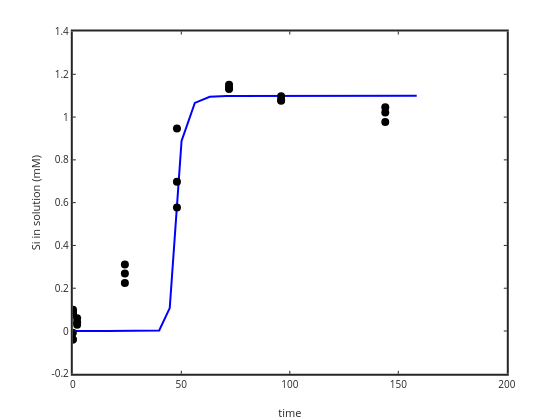

Notebook cell for this chart:
### Code cell
plot(time,1e3*(Siaq),'b-','linewidth',2); ylabel('Si in solution (mM)'); xlabel('time')
hold on
plot(sampletime,sampleSi*1e3,'ko','markersize',8,'markerfacecolor','k')
set(gca,'linewidth',2)

### Figure 1 — Plotly figure (JSON) as saved in the notebook; plotly's stock layout.template omitted (floating-point values rounded to 4 significant figures)
{"data": [{"line": {"color": "rgb(0,0,255)", "dash": "solid", "width": 2}, "marker": {"color": "rgb(0,0,255)", "line": {"color": "rgb(0,0,255)"}, "size": 6, "symbol": "none"}, "mode": "lines", "name": "", "showlegend": false, "type": "scatter", "visibility": true, "x": [0, 1.122, 1.259, 1.413, 1.585, 1.778, 1.995, 2.239, 2.512, 2.818, 3.162, 3.548, 3.981, 4.467, 5.012, 5.623, 6.31, 7.079, 7.943, 8.913, 10, 11.22, 12.59, 14.13, 15.85, 17.78, 19.95, 22.39, 25.12, 28.18, 31.62, 35.48, 39.81, 44.67, 50.12, 56.23, 63.1, 70.79, 79.43, 89.13, 100, 112.2, 125.9, 141.3, 158.5], "xaxis": "x", "y": [0, 0.0002888, 0.0002741, 0.0002618, 0.0002515, 0.0002434, 0.0002365, 0.0002308, 0.0002265, 0.000223, 0.0002203, 0.0002182, 0.0002167, 0.0002157, 0.0002151, 0.0002149, 0.000215, 0.0002155, 0.0002163, 0.0002176, 0.0002194, 0.0002221, 0.000226, 0.0002318, 0.000241, 0.0002565, 0.0002823, 0.0003197, 0.0003766, 0.0004675, 0.0006433, 0.001069, 0.002863, 0.1072, 0.8889, 1.066, 1.095, 1.099, 1.099, 1.099, 1.099, 1.099, 1.099, 1.099, 1.099], "yaxis": "y"}, {"line": {"color": "rgb(0,0,0)", "width": 0.5}, "marker": {"color": "rgb(0,0,0)", "line": {"color": "rgb(0,0,0)"}, "size": 8, "symbol": "circle"}, "mode": "markers", "name": "", "showlegend": false, "type": "scatter", "visibility": true, "x": [0, 0.1, 2, 24, 48, 72, 96, 144, 0, 0.1, 2, 24, 48, 72, 96, 144, 0, 0.1, 2, 24, 48, 72, 96, 144], "xaxis": "x", "y": [-0.03982, 0.08025, 0.02971, 0.2241, 0.5771, 1.151, 1.076, 1.021, -0.04007, 0.08868, 0.04064, 0.2691, 0.6975, 1.136, 1.097, 1.046, -0.00836, 0.09996, 0.05936, 0.3106, 0.9464, 1.131, 1.08, 0.9764], "yaxis": "y"}], "layout": {"height": 420, "hovermode": "closest", "margin": {"b": 0, "l": 0, "r": 0, "t": 0}, "plot_bgcolor": "rgba(0,0,0,0)", "showlegend": false, "width": 560, "xaxis": {"anchor": "y", "autorange": false, "domain": [0.13, 0.905], "exponentformat": "none", "gridcolor": "rgba(38,38,38,0.15)", "gridwidth": 2, "linecolor": "rgb(38,38,38)", "linewidth": 2, "mirror": "ticks", "range": [0, 200], "showgrid": false, "showline": true, "side": "bottom", "spikedash": "solid", "spikemode": "across", "spikesides": false, "spikethickness": 1, "tickangle": 0, "tickcolor": "rgb(38,38,38)", "tickfont": {"color": "rgb(38,38,38)", "size": 10}, "ticklen": 3, "ticks": "inside", "ticktext": ["0", "50", "100", "150", "200"], "tickvals": [0, 50, 100, 150, 200], "title": {"font": {"color": "rgb(38,38,38)", "size": 11}, "text": "time"}, "type": "linear", "visible": true, "zeroline": false}, "yaxis": {"anchor": "x", "autorange": false, "domain": [0.11, 0.925], "exponentformat": "none", "gridcolor": "rgba(38,38,38,0.15)", "gridwidth": 2, "linecolor": "rgb(38,38,38)", "linewidth": 2, "mirror": "ticks", "range": [-0.2, 1.4], "showgrid": false, "showline": true, "side": "left", "spikedash": "solid", "spikemode": "across", "spikesides": false, "spikethickness": 1, "tickangle": 0, "tickcolor": "rgb(38,38,38)", "tickfont": {"color": "rgb(38,38,38)", "size": 10}, "ticklen": 3, "ticks": "inside", "ticktext": ["-0.2", "0", "0.2", "0.4", "0.6", "0.8", "1", "1.2", "1.4"], "tickvals": [-0.2, 0, 0.2, 0.4, 0.6, 0.8, 1, 1.2, 1.4], "title": {"font": {"color": "rgb(38,38,38)", "size": 11}, "text": "Si in solution (mM)"}, "type": "linear", "visible": true, "zeroline": false}}}
